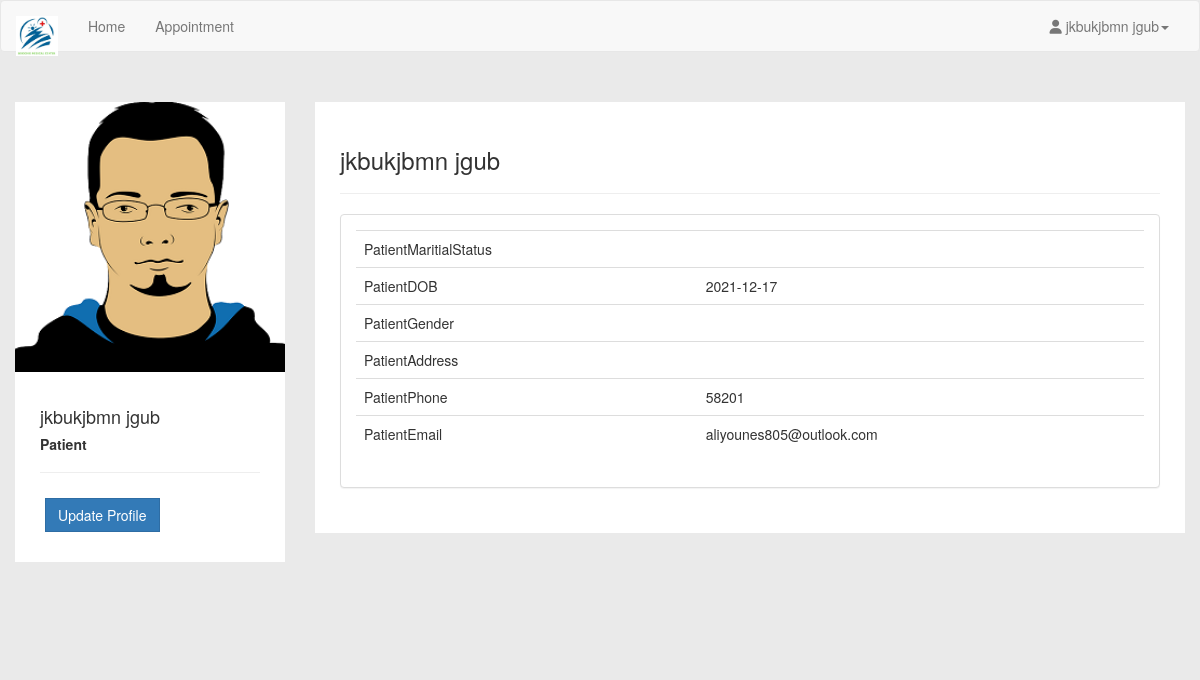
/Dr.Profile/profile.php (signed in), run on the app's committed database.
### tables this page shows
CREATE TABLE `patient` (
  `icPatient` bigint(12) NOT NULL,
  `password` varchar(20) NOT NULL,
  `patientFirstName` varchar(20) NOT NULL,
  `patientLastName` varchar(20) NOT NULL,
  `patientMaritialStatus` varchar(10) NOT NULL,
  `patientDOB` date NOT NULL,
  `patientGender` varchar(10) NOT NULL,
  `patientAddress` varchar(100) NOT NULL,
  `patientPhone` varchar(15) NOT NULL,
  `patientEmail` varchar(100) NOT NULL,
  `confirmpass` varchar(20) NOT NULL
);

### Dr.Profile/profile.php (the view, shortened to what this page needs)
<?php
include 'connection.php';
$res=mysqli_query($con,"SELECT * FROM patient WHERE icPatient=".$_SESSION['patientSession']);
$userRow=mysqli_fetch_array($res,MYSQLI_ASSOC);
?>
<!DOCTYPE html>
<html lang="en">
	<head>
		<link href="assetss/css/bootstrap.min.css" rel="stylesheet">
		<link href="assetss/css/default/style.css" rel="stylesheet">
		<link href="assetss/css/default/blocks.css" rel="stylesheet">
		<link href="assetss/css/date/bootstrap-datepicker.css" rel="stylesheet">
		<link href="assetss/css/date/bootstrap-datepicker3.css" rel="stylesheet">
		<link rel="stylesheet" href="https://formden.com/static/cdn/bootstrap-iso.css" />
		<link rel="stylesheet" href="https://formden.com/static/cdn/font-awesome/4.4.0/css/font-awesome.min.css" />
	</head>
	<body>
		<nav class="navbar navbar-default " role="navigation">
			<div class="container-fluid">
				<div class="navbar-header">
					<a class="navbar-brand" href="patient.php"><img alt="Brand" src="assetss/img/logo.png" height="40px"></a>
				</div>
				<div class="collapse navbar-collapse" id="bs-example-navbar-collapse-1">
					<ul class="nav navbar-nav">
						<ul class="nav navbar-nav">
							<li><a href="patient.php">Home</a></li>
							<li><a href="patientapplist.php?patientId=<?php echo $userRow['icPatient']; ?>">Appointment</a></li>
						</ul>
					</ul>
					<ul class="nav navbar-nav navbar-right">
						<li class="dropdown">
							<a href="#" class="dropdown-toggle" data-toggle="dropdown"><i class="fa fa-user"></i> <?php echo $userRow['patientFirstName']; ?> <?php echo $userRow['patientLastName']; ?><b class="caret"></b></a>
						</li>
					</ul>
				</div>
			</div>
		</nav>
		<div class="container">
			<section style="padding-bottom: 50px; padding-top: 50px;">
				<div class="row">
					<div class="row">
						<div class="col-md-3 col-sm-3">
							<div class="user-wrapper">
								<img src="assetss/img/1.jpg" class="img-responsive" />
								<div class="description">
									<h4><?php echo $userRow['patientFirstName']; ?> <?php echo $userRow['patientLastName']; ?></h4>
									<h5> <strong> Patient </strong></h5>
									<hr />
									<button type="button" class="btn btn-primary" data-toggle="modal" data-target="#myModal">Update Profile</button>
								</div>
							</div>
						</div>
						<div class="col-md-9 col-sm-9  user-wrapper">
							<div class="description">
								<h3> <?php echo $userRow['patientFirstName']; ?> <?php echo $userRow['patientLastName']; ?> </h3>
								<hr />
								<div class="panel panel-default">
									<div class="panel-body">
										<table class="table table-user-information" align="center">
											<tbody>
												<tr>
													<td>PatientMaritialStatus</td>
													<td><?php echo $userRow['patientMaritialStatus']; ?></td>
												</tr>
												<tr>
													<td>PatientDOB</td>
													<td><?php echo $userRow['patientDOB']; ?></td>
												</tr>
												<tr>
													<td>PatientGender</td>
													<td><?php echo $userRow['patientGender']; ?></td>
												</tr>
												<tr>
													<td>PatientAddress</td>
													<td><?php echo $userRow['patientAddress']; ?>
													</td>
												</tr>
												<tr>
													<td>PatientPhone</td>
													<td><?php echo $userRow['patientPhone']; ?>
													</td>
												</tr>
												<tr>
													<td>PatientEmail</td>
													<td><?php echo $userRow['patientEmail']; ?>
													</td>
												</tr>
											</tbody>
										</table>
									</div>
								</div>
							</div>
						</div>
					</div>
					<div class="col-md-4">
							<br /><br/>
						</div>
					</div>
				</section>
			</div>
		</body>
	</html>

### Dr.Profile/assetss/css/default/style.css (style rules this page uses)
body { background-color: #EAEAEA !important; }
.navbar-default .navbar-brand { color:#fff; font-size:30px; font-weight:bold; }
.navbar { margin-bottom: 0px !important; }
.user-wrapper .btn { border-radius: 0px; -webkit-border-radius: 0px; -moz-border-radius: 0px; margin: 5px; }
.user-wrapper .description { padding: 25px; background-color: #fff; }
.user-wrapper img { width:100%; }

### Dr.Profile/assetss/css/default/blocks.css (style rules this page uses)
*, *:after, *:before { box-sizing: border-box; }

### data on the page
patient: patientFirstName "jkbukjbmn", patientLastName "jgub", patientDOB "2021-12-17", patientPhone "58201", patientEmail "aliyounes805@outlook.com"
